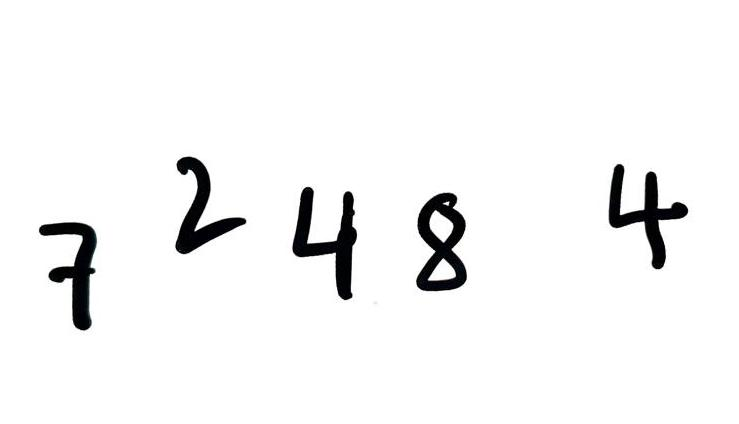
#> input picture new_1.jpeg, 739 x 424 px
$ jupyter execute --allow-errors main.ipynb
#> lines starting #> are read from the running program, lines starting #| are printed output that depends on the picture; after the words box and inside, x2 and y2 are one past the last pixel; in counts of white or black regions, pixels touching at a corner belong together
importing nessasary libraries and datasets

[cell 1]
import tensorflow as tf
import keras
import emnist
import matplotlib.pyplot as plt
import numpy as np
from PIL import Image

extracting the required images and downloading from EMNIST dataset

[cell 2]
from emnist import extract_training_samples, extract_test_samples

# Download and extract the EMNIST dataset for numbers
emnist.extract_training_samples('digits')
#> (this line was passed over: emnist is not available in this run)
emnist.extract_test_samples('digits')
#> (this line was passed over: emnist is not available in this run)

# [6 lines of commented-out code are left out]

#> (the rest of this cell did not finish here and is left out)

#> (a cell that did not finish here is left out)

[cell 4]
# [4 lines of commented-out code are left out]

#> (a cell that did not finish here is left out)

[cell 6]
# Define the input shape
input_shape = (28, 28, 1)

# Define the model architecture
#> (the rest of this cell did not finish here and is left out)

#> (a cell that did not finish here is left out)

[cell 8]
import cv2 as cv
import numpy as np
from matplotlib import pyplot as plt

image = cv.imread('new_1.jpeg')
#> image is the input picture: shape (424, 739, 3); mean B, G, R 244.7, 244.6, 244.5
grey = cv.cvtColor(image, cv.COLOR_BGR2GRAY)
grey = cv.GaussianBlur(grey, (5, 5), 0)
thresh = cv.adaptiveThreshold(grey, 255, cv.ADAPTIVE_THRESH_MEAN_C, cv.THRESH_BINARY_INV, 11, 5)
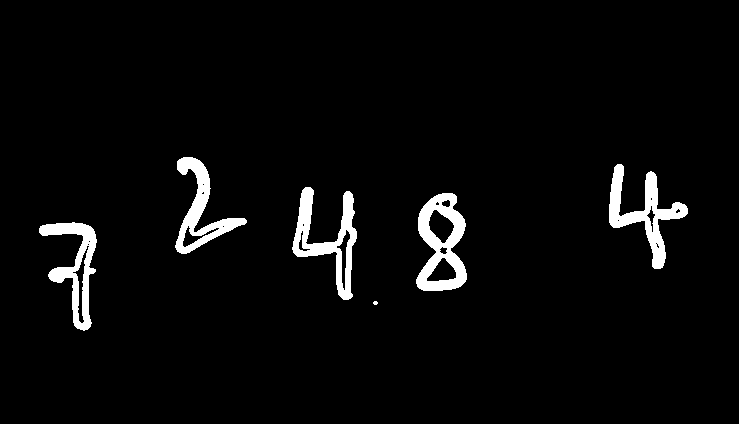
#> thresh: shape (424, 739); 3.8% white; 6 white regions (1 under 20 px)
contours, hierarchy = cv.findContours(thresh, cv.RETR_EXTERNAL, cv.CHAIN_APPROX_SIMPLE)
#> contours = 6 contours, 1 with area under 20; largest, box (x1, y1, x2, y2) and area: (416, 193, 467, 291) 3466, (292, 187, 357, 300) 2547, (609, 164, 688, 269) 2356, (39, 222, 97, 331) 2286, (175, 157, 247, 254) 2121

# Sort contours based on X coordinates
contours = sorted(contours, key=lambda c: cv.boundingRect(c)[0])

# Create a list to store detected numbers
detected_numbers = []

#> (the rest of this cell did not finish here and is left out)


$ run again, with new2.png saved as new_1.jpeg
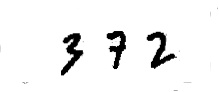
#> input picture new2.png, 219 x 92 px
#> image is the input picture: shape (92, 219, 3); min 0, max 255, mean 240.8
#> `thresh = cv.adaptiveThreshold(grey, 255, cv.ADAPTIVE_THRESH_MEAN_C, cv..`:
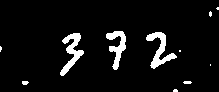
#> thresh: shape (92, 219); 6.2% white; 11 white regions (6 under 20 px)
#> contours = 11 contours, 8 with area under 20; largest, box (x1, y1, x2, y2) and area: (146, 32, 177, 69) 334, (60, 33, 84, 76) 332, (106, 31, 126, 70) 286
